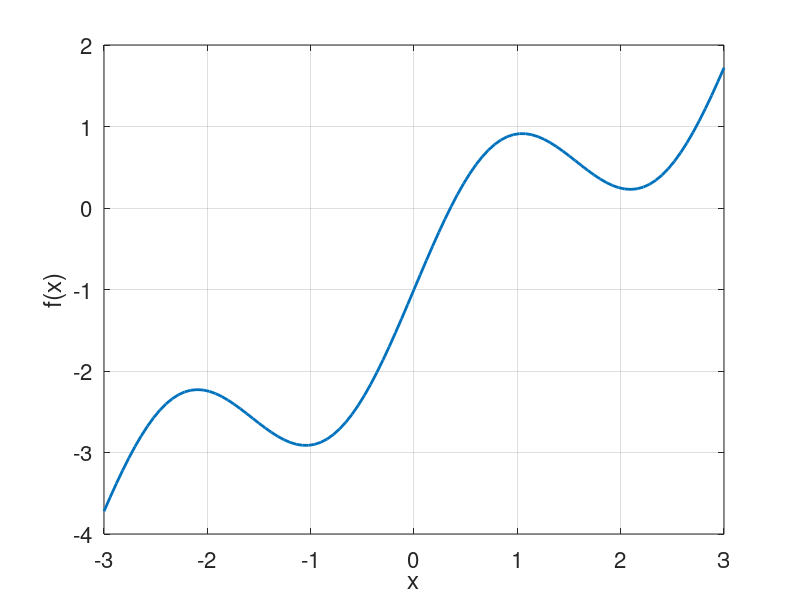

This figure's MATLAB source: (Note: this script raises an error after producing the figure.)
%  D. Hewett
%  MATH3603 Numerical Methods
%  Demo 1 - nonlinear equations
%% Setup
close all, clear all, clc
tol=1e-8;
nmax=100;
fs=16;
set(0,'defaulttextfontsize',fs);
set(0,'defaultaxesfontsize',fs);
%% Bisection
format long, format compact
f=@(x)sin(2*x)-1+x;
x=linspace(-3,3,101);
plot(x,f(x),'LineWidth',2)
grid on
xlabel('x')
ylabel('f(x)')
hold on
[zero,res,niter,itersb]=bisection(f,-1,1,tol,nmax)
%scatter(zero,res)
for i=1:10
    scatter(itersb(i,1),f(itersb(i,1)),'r')
    pause
end
% Play with nmax, tol, a, b
%% Fixed point iterations
phi1=@(x)1-sin(2*x);
phi2=@(x).5*asin(1-x);
figure
x=linspace(0,2,101);
plot(x,phi1(x),'-k','LineWidth',2)
hold on
plot(x,phi2(x),'--b','LineWidth',2)
plot(x,x,'-.r','LineWidth',2)
grid on
xlabel('x')
legend('\phi_1(x)','\phi_2(x)','x','Location','NorthWest')
[fixp,res,niter,itersfp1]=fixpoint(phi1,0.7,tol,nmax)
%scatter(fixp,fixp,'x')
[fixp,res,niter,itersfp2]=fixpoint(phi2,0.7,tol,nmax)
%scatter(fixp,fixp)
for i=1:niter+1
    scatter(itersfp2(i,1),itersfp2(i,1),'r')
    pause
end
%% Newton method
df = @(x)2*cos(2*x)+1;
[zero,res,niter,itersn]=newton(f,df,0.7,tol,nmax)
%% Chord method
[zero,res,niter,itersc]=chord(f,-1,1,0.7,tol,nmax)
%% Secant method
x1=chord(f,-1,1,0.7,tol,1)
[zero,res,niter,iterss]=secant(f,0.7,x1,tol,nmax)
%% Comparison of convergence
zeroex=newton(f,df,0.7,1e-15,nmax)
errb=abs(itersb-zeroex);
errfp2=abs(itersfp2-zeroex);
errn=abs(itersn-zeroex);
errc=abs(itersc-zeroex);
errs=abs(iterss-zeroex);
figure
semilogy(errb,'-k','LineWidth',2)
hold on
semilogy(errfp2,'--b','LineWidth',2)
semilogy(errn,':m','LineWidth',2)
semilogy(errc,'-.r','LineWidth',2)
semilogy(errs,'-g','LineWidth',2)
xlabel('iteration')
ylabel('error')
legend('bisection','fixed point \phi_2','Newton','chord','secant')
%% Multi-dim Newton
f1 = @(x1,x2)x1.^2-2*x1.*x2-2;
f2 = @(x1,x2)x1+x2.^2+1;
[x1,x2] = meshgrid(-6:.1:2,-4:.1:4);
figure
contour(x1,x2,f1(x1,x2),[0,0],'k'); hold on;
contour(x1,x2,f2(x1,x2),[0,0],'b--')
legend('f_1(x_1,x_2)=0','f_2(x_1,x_2)=0','Location','South')
f=@(x)[f1(x(1),x(2));f2(x(1),x(2))];
Jf = @(x)[2*x(1)-2*x(2),-2*x(1);1,2*x(2)];
[zero,res,niter,itersn1]=newton_multidim(f,Jf,[-1;0],tol,nmax)
for i=1:niter+1
    scatter(itersn1(i,1),itersn1(i,2),'r')
    pause
end
[zero,res,niter,itersn2]=newton_multidim(f,Jf,[-5;-3],tol,nmax)
for i=1:niter+1
    scatter(itersn2(i,1),itersn2(i,2),'b')
    pause
end
% [zero,res,niter,itersn3]=newton_multidim(f,Jf,[5;3],tol,nmax)
% for i=1:niter+1
%     scatter(itersn3(i,1),itersn3(i,2),'g')
% end
